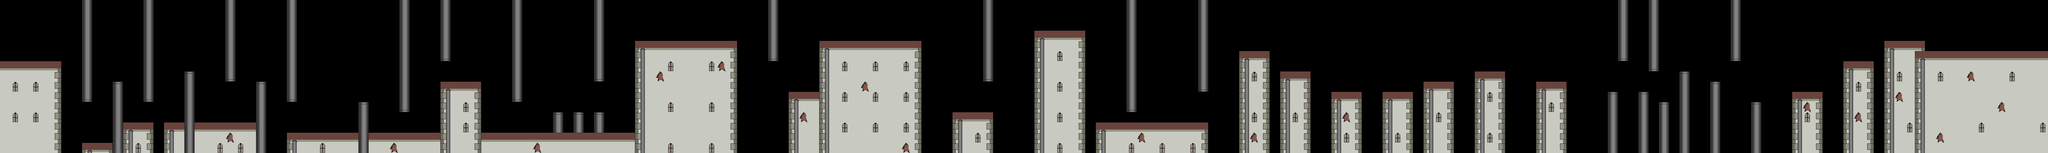

Below is a game level as drawn by its tile map, then a one-line description and the .tmx that defines it (tile-layer data replaced by summaries):
An orthogonal 200x15 tile map with 32x32 px tiles, 1 tile layer (platforms), 3 tilesets and 28 objects (20x flyer, 8x bouncer).

<map version="1.0" orientation="orthogonal" renderorder="left-up" width="200" height="15" tilewidth="32" tileheight="32" nextobjectid="35">
 <tileset firstgid="1" name="tiles2" tilewidth="32" tileheight="32" spacing="1" margin="1" tilecount="12" columns="4">
  <image source="tileset2.png" trans="22b14c" width="133" height="100" />
 </tileset>
 <tileset firstgid="13" name="bouncer" tilewidth="32" tileheight="32" tilecount="2" columns="2">
  <image source="../assets/characters/bouncer.png" width="64" height="32" />
 </tileset>
 <tileset firstgid="15" name="flyer" tilewidth="32" tileheight="32" tilecount="2" columns="2">
  <image source="../assets/characters/flyer.png" width="64" height="32" />
 </tileset>
 <layer name="platforms" width="200" height="15">
  <data>[3000 cells, 1084 non-empty, 11 distinct tile ids]</data>
 </layer>
 <objectgroup name="Flyer">
  <object id="4" name="flyer" gid="15" x="608" y="352" width="32" height="32" />
  <object id="5" name="flyer" gid="15" x="576" y="192" width="32" height="32" />
  <object id="6" name="flyer" gid="15" x="960" y="320" width="32" height="32" />
  <object id="10" name="flyer" gid="15" x="1536" y="256" width="32" height="32" />
  <object id="11" name="flyer" gid="15" x="2368" y="128" width="32" height="32" />
  <object id="12" name="flyer" gid="15" x="2432" y="96" width="32" height="32" />
  <object id="13" name="flyer" gid="15" x="4128" y="160" width="32" height="32" />
  <object id="14" name="flyer" gid="15" x="4192" y="128" width="32" height="32" />
  <object id="15" name="flyer" gid="15" x="4288" y="224" width="32" height="32" />
  <object id="16" name="flyer" gid="15" x="4576" y="128" width="32" height="32" />
  <object id="17" name="flyer" gid="15" x="4736" y="256" width="32" height="32" />
  <object id="18" name="flyer" gid="15" x="4800" y="64" width="32" height="32" />
  <object id="19" name="flyer" gid="15" x="4544" y="288" width="32" height="32" />
  <object id="20" name="flyer" gid="15" x="3904" y="160" width="32" height="32" />
  <object id="21" name="flyer" gid="15" x="4928" y="256" width="32" height="32" />
  <object id="22" name="flyer" gid="15" x="4800" y="160" width="32" height="32" />
  <object id="23" name="flyer" gid="15" x="4448" y="224" width="32" height="32" />
  <object id="32" name="flyer" gid="15" x="4192" y="256" width="32" height="32" />
  <object id="33" name="flyer" gid="15" x="4384" y="128" width="32" height="32" />
  <object id="34" name="flyer" gid="15" x="4352" y="288" width="32" height="32" />
 </objectgroup>
 <objectgroup name="Bouncer">
  <object id="1" name="bouncer" gid="13" x="768" y="384" width="32" height="32" />
  <object id="2" name="bouncer" gid="13" x="1120" y="320" width="32" height="32" />
  <object id="3" name="bouncer" gid="13" x="2272" y="128" width="32" height="32" />
  <object id="24" name="bouncer" gid="13" x="5952" y="128" width="32" height="32" />
  <object id="25" name="bouncer" gid="13" x="3744" y="384" width="32" height="32" />
  <object id="27" name="bouncer" gid="13" x="3360" y="96" width="32" height="32" />
  <object id="28" name="bouncer" gid="13" x="2848" y="128" width="32" height="32" />
  <object id="29" name="bouncer" gid="13" x="3936" y="160" width="32" height="32" />
 </objectgroup>
</map>